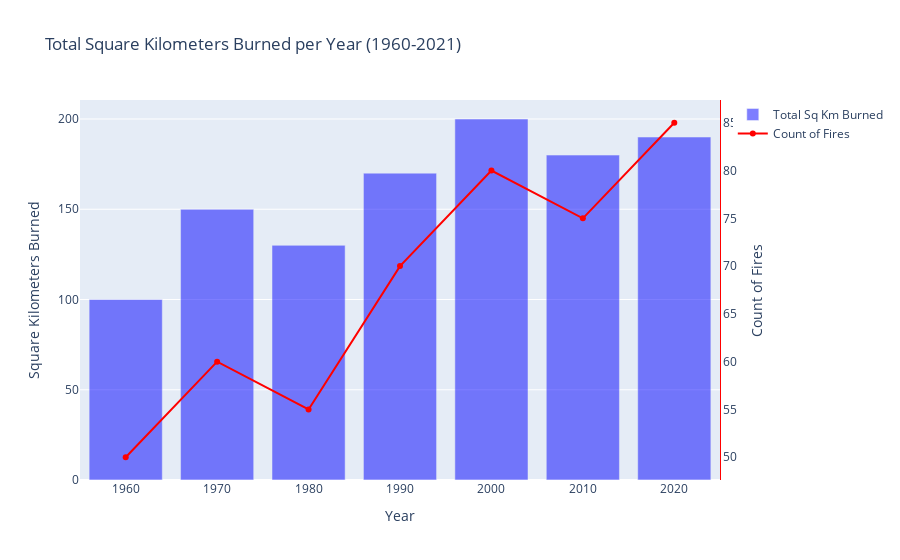

Write notebook code for a chart like this one.
### Code cell
data = {'Year': [1960, 1970, 1980, 1990, 2000, 2010, 2020],
        'Total Sq Km': [100, 150, 130, 170, 200, 180, 190],
        'Count of Fires': [50, 60, 55, 70, 80, 75, 85]}
df = pd.DataFrame(data)

# Creating the bar chart
fig = go.Figure()
fig.add_trace(go.Bar(x=df['Year'], y=df['Total Sq Km'], name='Total Sq Km Burned', marker_color='blue', opacity=0.5))

# Creating the line chart
fig.add_trace(go.Scatter(x=df['Year'], y=df['Count of Fires'], name='Count of Fires', mode='lines+markers', yaxis='y2', marker=dict(color='red')))

# Update layout
fig.update_layout(title='Total Square Kilometers Burned per Year (1960-2021)',
                  xaxis_title='Year',
                  yaxis_title='Square Kilometers Burned',
                  yaxis2=dict(title='Count of Fires', overlaying='y', side='right', showgrid=False, showline=True, linecolor='red'),
                  barmode='group')

# Show the plot
fig.show()

### Figure 1 — Plotly figure (JSON) as saved in the notebook; plotly's stock layout.template omitted (floating-point values rounded to 4 significant figures)
{"data": [{"marker": {"color": "blue"}, "name": "Total Sq Km Burned", "opacity": 0.5, "type": "bar", "x": [1960, 1970, 1980, 1990, 2000, 2010, 2020], "y": [100, 150, 130, 170, 200, 180, 190]}, {"marker": {"color": "red"}, "mode": "lines+markers", "name": "Count of Fires", "type": "scatter", "x": [1960, 1970, 1980, 1990, 2000, 2010, 2020], "y": [50, 60, 55, 70, 80, 75, 85], "yaxis": "y2"}], "layout": {"barmode": "group", "title": {"text": "Total Square Kilometers Burned per Year (1960-2021)"}, "xaxis": {"title": {"text": "Year"}}, "yaxis": {"title": {"text": "Square Kilometers Burned"}}, "yaxis2": {"linecolor": "red", "overlaying": "y", "showgrid": false, "showline": true, "side": "right", "title": {"text": "Count of Fires"}}}}
